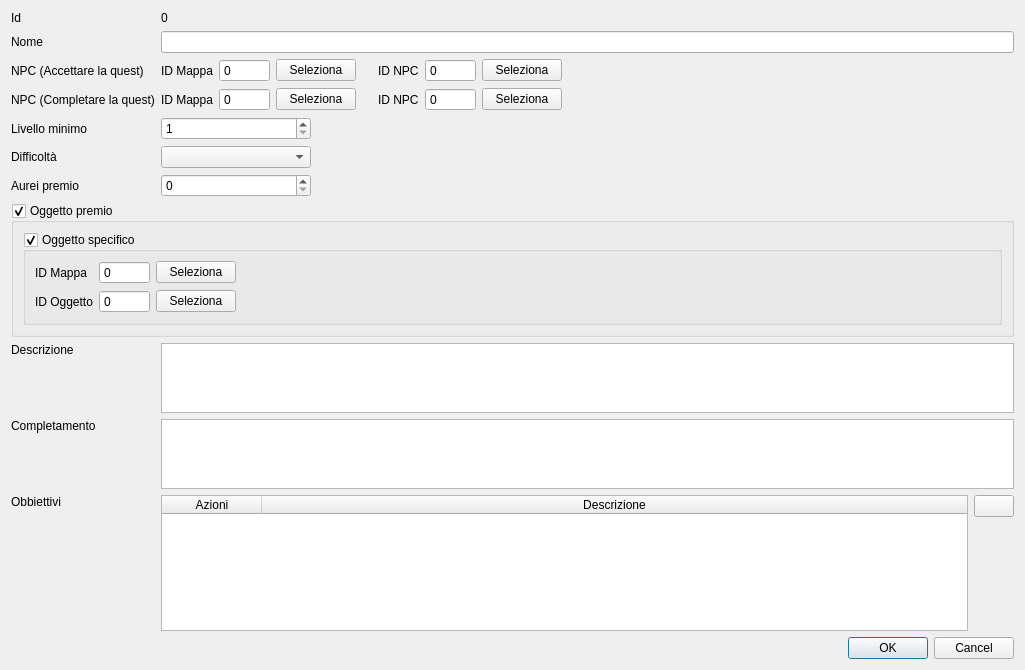
<?xml version="1.0" encoding="UTF-8"?>
<ui version="4.0">
 <class>EditQuestDialog</class>
 <widget class="QDialog" name="EditQuestDialog">
  <property name="geometry">
   <rect>
    <x>0</x>
    <y>0</y>
    <width>1025</width>
    <height>670</height>
   </rect>
  </property>
  <property name="windowTitle">
   <string>Quest</string>
  </property>
  <layout class="QVBoxLayout" name="verticalLayout">
   <item>
    <layout class="QGridLayout" name="gridLayout">
     <item row="9" column="0" alignment="Qt::AlignTop">
      <widget class="QLabel" name="label_17">
       <property name="sizePolicy">
        <sizepolicy hsizetype="Fixed" vsizetype="Preferred">
         <horstretch>0</horstretch>
         <verstretch>0</verstretch>
        </sizepolicy>
       </property>
       <property name="text">
        <string>Completamento</string>
       </property>
      </widget>
     </item>
     <item row="1" column="0">
      <widget class="QLabel" name="label_14">
       <property name="sizePolicy">
        <sizepolicy hsizetype="Fixed" vsizetype="Preferred">
         <horstretch>0</horstretch>
         <verstretch>0</verstretch>
        </sizepolicy>
       </property>
       <property name="text">
        <string>Nome</string>
       </property>
      </widget>
     </item>
     <item row="3" column="7">
      <widget class="QPushButton" name="pushButtonCompleteNpcSelectNpcID">
       <property name="text">
        <string>Seleziona</string>
       </property>
      </widget>
     </item>
     <item row="5" column="0">
      <widget class="QLabel" name="label_5">
       <property name="sizePolicy">
        <sizepolicy hsizetype="Fixed" vsizetype="Preferred">
         <horstretch>0</horstretch>
         <verstretch>0</verstretch>
        </sizepolicy>
       </property>
       <property name="text">
        <string>Difficoltà</string>
       </property>
      </widget>
     </item>
     <item row="8" column="0" alignment="Qt::AlignTop">
      <widget class="QLabel" name="label_2">
       <property name="sizePolicy">
        <sizepolicy hsizetype="Fixed" vsizetype="Preferred">
         <horstretch>0</horstretch>
         <verstretch>0</verstretch>
        </sizepolicy>
       </property>
       <property name="text">
        <string>Descrizione</string>
       </property>
      </widget>
     </item>
     <item row="3" column="2">
      <widget class="QSpinBox" name="spinBoxCompleteNpcMapID">
       <property name="buttonSymbols">
        <enum>QAbstractSpinBox::NoButtons</enum>
       </property>
       <property name="maximum">
        <number>10000000</number>
       </property>
      </widget>
     </item>
     <item row="9" column="1" colspan="8">
      <widget class="QPlainTextEdit" name="plainTextEditQuestCompleteDescription">
       <property name="minimumSize">
        <size>
         <width>300</width>
         <height>0</height>
        </size>
       </property>
       <property name="maximumSize">
        <size>
         <width>16777215</width>
         <height>100</height>
        </size>
       </property>
       <property name="font">
        <font>
         <family>Lucida Console</family>
        </font>
       </property>
      </widget>
     </item>
     <item row="3" column="4">
      <spacer name="horizontalSpacer_3">
       <property name="orientation">
        <enum>Qt::Horizontal</enum>
       </property>
       <property name="sizeType">
        <enum>QSizePolicy::Fixed</enum>
       </property>
       <property name="sizeHint" stdset="0">
        <size>
         <width>10</width>
         <height>10</height>
        </size>
       </property>
      </spacer>
     </item>
     <item row="3" column="3">
      <widget class="QPushButton" name="pushButtonCompleteNpcSelectMapID">
       <property name="text">
        <string>Seleziona</string>
       </property>
      </widget>
     </item>
     <item row="3" column="1">
      <widget class="QLabel" name="label_12">
       <property name="sizePolicy">
        <sizepolicy hsizetype="Fixed" vsizetype="Preferred">
         <horstretch>0</horstretch>
         <verstretch>0</verstretch>
        </sizepolicy>
       </property>
       <property name="text">
        <string>ID Mappa</string>
       </property>
      </widget>
     </item>
     <item row="2" column="6">
      <widget class="QSpinBox" name="spinBoxGiveNpcID">
       <property name="buttonSymbols">
        <enum>QAbstractSpinBox::NoButtons</enum>
       </property>
       <property name="maximum">
        <number>10000000</number>
       </property>
      </widget>
     </item>
     <item row="4" column="0">
      <widget class="QLabel" name="label_4">
       <property name="sizePolicy">
        <sizepolicy hsizetype="Fixed" vsizetype="Preferred">
         <horstretch>0</horstretch>
         <verstretch>0</verstretch>
        </sizepolicy>
       </property>
       <property name="text">
        <string>Livello minimo</string>
       </property>
      </widget>
     </item>
     <item row="10" column="1" colspan="8">
      <layout class="QGridLayout" name="gridLayout_2">
       <item row="0" column="2">
        <widget class="QPushButton" name="pushButtonAddQuestTarget">
         <property name="sizePolicy">
          <sizepolicy hsizetype="Fixed" vsizetype="Fixed">
           <horstretch>0</horstretch>
           <verstretch>0</verstretch>
          </sizepolicy>
         </property>
         <property name="text">
          <string/>
         </property>
         <property name="icon">
          <iconset resource="resource.qrc">
           <normaloff>:/icons/icons/add.png</normaloff>:/icons/icons/add.png</iconset>
         </property>
        </widget>
       </item>
       <item row="1" column="2">
        <spacer name="verticalSpacer_2">
         <property name="orientation">
          <enum>Qt::Vertical</enum>
         </property>
         <property name="sizeType">
          <enum>QSizePolicy::MinimumExpanding</enum>
         </property>
         <property name="sizeHint" stdset="0">
          <size>
           <width>20</width>
           <height>40</height>
          </size>
         </property>
        </spacer>
       </item>
       <item row="0" column="0" rowspan="2" colspan="2">
        <widget class="QTableWidget" name="tableWidgetQuestTargets">
         <property name="editTriggers">
          <set>QAbstractItemView::NoEditTriggers</set>
         </property>
         <attribute name="horizontalHeaderStretchLastSection">
          <bool>true</bool>
         </attribute>
         <attribute name="verticalHeaderVisible">
          <bool>false</bool>
         </attribute>
         <column>
          <property name="text">
           <string>Azioni</string>
          </property>
         </column>
         <column>
          <property name="text">
           <string>Descrizione</string>
          </property>
         </column>
        </widget>
       </item>
      </layout>
     </item>
     <item row="2" column="5">
      <widget class="QLabel" name="label_10">
       <property name="sizePolicy">
        <sizepolicy hsizetype="Fixed" vsizetype="Preferred">
         <horstretch>0</horstretch>
         <verstretch>0</verstretch>
        </sizepolicy>
       </property>
       <property name="text">
        <string>ID NPC</string>
       </property>
      </widget>
     </item>
     <item row="3" column="8">
      <spacer name="horizontalSpacer_4">
       <property name="orientation">
        <enum>Qt::Horizontal</enum>
       </property>
       <property name="sizeHint" stdset="0">
        <size>
         <width>40</width>
         <height>20</height>
        </size>
       </property>
      </spacer>
     </item>
     <item row="0" column="0">
      <widget class="QLabel" name="label_15">
       <property name="sizePolicy">
        <sizepolicy hsizetype="Fixed" vsizetype="Preferred">
         <horstretch>0</horstretch>
         <verstretch>0</verstretch>
        </sizepolicy>
       </property>
       <property name="text">
        <string>Id</string>
       </property>
      </widget>
     </item>
     <item row="3" column="5">
      <widget class="QLabel" name="label_13">
       <property name="sizePolicy">
        <sizepolicy hsizetype="Fixed" vsizetype="Preferred">
         <horstretch>0</horstretch>
         <verstretch>0</verstretch>
        </sizepolicy>
       </property>
       <property name="text">
        <string>ID NPC</string>
       </property>
      </widget>
     </item>
     <item row="5" column="1" colspan="8">
      <layout class="QHBoxLayout" name="horizontalLayout_2">
       <item>
        <widget class="QComboBox" name="comboBoxDifficulty">
         <property name="minimumSize">
          <size>
           <width>150</width>
           <height>0</height>
          </size>
         </property>
        </widget>
       </item>
       <item>
        <spacer name="horizontalSpacer_6">
         <property name="orientation">
          <enum>Qt::Horizontal</enum>
         </property>
         <property name="sizeHint" stdset="0">
          <size>
           <width>40</width>
           <height>20</height>
          </size>
         </property>
        </spacer>
       </item>
      </layout>
     </item>
     <item row="0" column="1" colspan="8">
      <widget class="QLabel" name="labelQuestId">
       <property name="sizePolicy">
        <sizepolicy hsizetype="Fixed" vsizetype="Preferred">
         <horstretch>0</horstretch>
         <verstretch>0</verstretch>
        </sizepolicy>
       </property>
       <property name="text">
        <string>0</string>
       </property>
      </widget>
     </item>
     <item row="2" column="3">
      <widget class="QPushButton" name="pushButtonGiveNpcSelectMapID">
       <property name="text">
        <string>Seleziona</string>
       </property>
      </widget>
     </item>
     <item row="1" column="1" colspan="8">
      <widget class="QLineEdit" name="lineEditQuestName"/>
     </item>
     <item row="4" column="1" colspan="8">
      <layout class="QHBoxLayout" name="horizontalLayout">
       <item>
        <widget class="QSpinBox" name="spinBoxQuestLevel">
         <property name="minimumSize">
          <size>
           <width>150</width>
           <height>0</height>
          </size>
         </property>
         <property name="minimum">
          <number>1</number>
         </property>
         <property name="maximum">
          <number>100</number>
         </property>
        </widget>
       </item>
       <item>
        <spacer name="horizontalSpacer_5">
         <property name="orientation">
          <enum>Qt::Horizontal</enum>
         </property>
         <property name="sizeHint" stdset="0">
          <size>
           <width>40</width>
           <height>20</height>
          </size>
         </property>
        </spacer>
       </item>
      </layout>
     </item>
     <item row="2" column="1">
      <widget class="QLabel" name="label_9">
       <property name="sizePolicy">
        <sizepolicy hsizetype="Fixed" vsizetype="Preferred">
         <horstretch>0</horstretch>
         <verstretch>0</verstretch>
        </sizepolicy>
       </property>
       <property name="text">
        <string>ID Mappa</string>
       </property>
      </widget>
     </item>
     <item row="8" column="1" colspan="8">
      <widget class="QPlainTextEdit" name="plainTextEditQuestDescription">
       <property name="minimumSize">
        <size>
         <width>300</width>
         <height>0</height>
        </size>
       </property>
       <property name="maximumSize">
        <size>
         <width>16777215</width>
         <height>100</height>
        </size>
       </property>
       <property name="font">
        <font>
         <family>Lucida Console</family>
        </font>
       </property>
      </widget>
     </item>
     <item row="6" column="0">
      <widget class="QLabel" name="label_6">
       <property name="sizePolicy">
        <sizepolicy hsizetype="Fixed" vsizetype="Preferred">
         <horstretch>0</horstretch>
         <verstretch>0</verstretch>
        </sizepolicy>
       </property>
       <property name="text">
        <string>Aurei premio</string>
       </property>
      </widget>
     </item>
     <item row="10" column="0" alignment="Qt::AlignTop">
      <widget class="QLabel" name="label_3">
       <property name="text">
        <string>Obbiettivi</string>
       </property>
      </widget>
     </item>
     <item row="2" column="8">
      <spacer name="horizontalSpacer">
       <property name="orientation">
        <enum>Qt::Horizontal</enum>
       </property>
       <property name="sizeHint" stdset="0">
        <size>
         <width>40</width>
         <height>20</height>
        </size>
       </property>
      </spacer>
     </item>
     <item row="2" column="7">
      <widget class="QPushButton" name="pushButtonGiveNpcSelectNpcID">
       <property name="text">
        <string>Seleziona</string>
       </property>
      </widget>
     </item>
     <item row="2" column="0">
      <widget class="QLabel" name="label">
       <property name="sizePolicy">
        <sizepolicy hsizetype="Fixed" vsizetype="Preferred">
         <horstretch>0</horstretch>
         <verstretch>0</verstretch>
        </sizepolicy>
       </property>
       <property name="text">
        <string>NPC (Accettare la quest)</string>
       </property>
      </widget>
     </item>
     <item row="2" column="4">
      <spacer name="horizontalSpacer_2">
       <property name="orientation">
        <enum>Qt::Horizontal</enum>
       </property>
       <property name="sizeType">
        <enum>QSizePolicy::Fixed</enum>
       </property>
       <property name="sizeHint" stdset="0">
        <size>
         <width>10</width>
         <height>10</height>
        </size>
       </property>
      </spacer>
     </item>
     <item row="3" column="0">
      <widget class="QLabel" name="label_11">
       <property name="sizePolicy">
        <sizepolicy hsizetype="Fixed" vsizetype="Preferred">
         <horstretch>0</horstretch>
         <verstretch>0</verstretch>
        </sizepolicy>
       </property>
       <property name="text">
        <string>NPC (Completare la quest)</string>
       </property>
      </widget>
     </item>
     <item row="3" column="6">
      <widget class="QSpinBox" name="spinBoxCompleteNpcID">
       <property name="buttonSymbols">
        <enum>QAbstractSpinBox::NoButtons</enum>
       </property>
       <property name="maximum">
        <number>10000000</number>
       </property>
      </widget>
     </item>
     <item row="2" column="2">
      <widget class="QSpinBox" name="spinBoxGiveNpcMapID">
       <property name="buttonSymbols">
        <enum>QAbstractSpinBox::NoButtons</enum>
       </property>
       <property name="maximum">
        <number>10000000</number>
       </property>
      </widget>
     </item>
     <item row="7" column="0" colspan="9">
      <widget class="QGroupBox" name="groupBoxGiftItem">
       <property name="title">
        <string>Oggetto premio</string>
       </property>
       <property name="checkable">
        <bool>true</bool>
       </property>
       <layout class="QGridLayout" name="gridLayout_3">
        <item row="0" column="0" colspan="2">
         <widget class="QGroupBox" name="groupBoxSpecificGiftItem">
          <property name="title">
           <string>Oggetto specifico</string>
          </property>
          <property name="flat">
           <bool>false</bool>
          </property>
          <property name="checkable">
           <bool>true</bool>
          </property>
          <layout class="QGridLayout" name="gridLayout_4">
           <item row="0" column="1">
            <widget class="QSpinBox" name="spinBoxGiftItemMap">
             <property name="buttonSymbols">
              <enum>QAbstractSpinBox::NoButtons</enum>
             </property>
             <property name="maximum">
              <number>10000000</number>
             </property>
            </widget>
           </item>
           <item row="0" column="2">
            <widget class="QPushButton" name="pushButtonGiftItemMap">
             <property name="text">
              <string>Seleziona</string>
             </property>
            </widget>
           </item>
           <item row="1" column="1">
            <widget class="QSpinBox" name="spinBoxGiftItem">
             <property name="buttonSymbols">
              <enum>QAbstractSpinBox::NoButtons</enum>
             </property>
             <property name="maximum">
              <number>10000000</number>
             </property>
            </widget>
           </item>
           <item row="1" column="2">
            <widget class="QPushButton" name="pushButtonGiftItem">
             <property name="text">
              <string>Seleziona</string>
             </property>
            </widget>
           </item>
           <item row="1" column="0">
            <widget class="QLabel" name="label_19">
             <property name="sizePolicy">
              <sizepolicy hsizetype="Fixed" vsizetype="Preferred">
               <horstretch>0</horstretch>
               <verstretch>0</verstretch>
              </sizepolicy>
             </property>
             <property name="text">
              <string>ID Oggetto</string>
             </property>
            </widget>
           </item>
           <item row="0" column="0">
            <widget class="QLabel" name="label_20">
             <property name="sizePolicy">
              <sizepolicy hsizetype="Fixed" vsizetype="Preferred">
               <horstretch>0</horstretch>
               <verstretch>0</verstretch>
              </sizepolicy>
             </property>
             <property name="text">
              <string>ID Mappa</string>
             </property>
            </widget>
           </item>
           <item row="0" column="3">
            <spacer name="horizontalSpacer_7">
             <property name="orientation">
              <enum>Qt::Horizontal</enum>
             </property>
             <property name="sizeHint" stdset="0">
              <size>
               <width>40</width>
               <height>20</height>
              </size>
             </property>
            </spacer>
           </item>
          </layout>
         </widget>
        </item>
       </layout>
      </widget>
     </item>
     <item row="6" column="1" colspan="8">
      <layout class="QHBoxLayout" name="horizontalLayout_3">
       <item>
        <widget class="QSpinBox" name="spinBoxGold">
         <property name="minimumSize">
          <size>
           <width>150</width>
           <height>0</height>
          </size>
         </property>
         <property name="minimum">
          <number>0</number>
         </property>
         <property name="maximum">
          <number>2000000000</number>
         </property>
         <property name="value">
          <number>0</number>
         </property>
        </widget>
       </item>
       <item>
        <spacer name="horizontalSpacer_8">
         <property name="orientation">
          <enum>Qt::Horizontal</enum>
         </property>
         <property name="sizeHint" stdset="0">
          <size>
           <width>40</width>
           <height>20</height>
          </size>
         </property>
        </spacer>
       </item>
      </layout>
     </item>
    </layout>
   </item>
   <item>
    <widget class="QDialogButtonBox" name="buttonBox">
     <property name="orientation">
      <enum>Qt::Horizontal</enum>
     </property>
     <property name="standardButtons">
      <set>QDialogButtonBox::Cancel|QDialogButtonBox::Ok</set>
     </property>
    </widget>
   </item>
  </layout>
 </widget>
 <resources>
  <include location="resource.qrc"/>
 </resources>
 <connections>
  <connection>
   <sender>buttonBox</sender>
   <signal>accepted()</signal>
   <receiver>EditQuestDialog</receiver>
   <slot>accept()</slot>
   <hints>
    <hint type="sourcelabel">
     <x>248</x>
     <y>254</y>
    </hint>
    <hint type="destinationlabel">
     <x>157</x>
     <y>274</y>
    </hint>
   </hints>
  </connection>
  <connection>
   <sender>buttonBox</sender>
   <signal>rejected()</signal>
   <receiver>EditQuestDialog</receiver>
   <slot>reject()</slot>
   <hints>
    <hint type="sourcelabel">
     <x>316</x>
     <y>260</y>
    </hint>
    <hint type="destinationlabel">
     <x>286</x>
     <y>274</y>
    </hint>
   </hints>
  </connection>
 </connections>
</ui>
